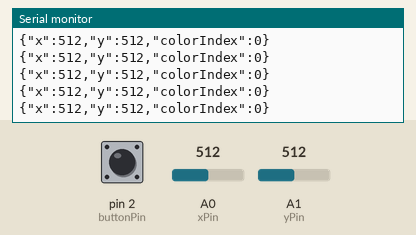
A sketch run on a simulated Arduino Uno, built with avr-gcc and run on an emulated ATmega328P. On the bench: the last lines printed to the serial monitor. The test bench sets the inputs (shaded band); at power-on: A0 (xPin) = 512, A1 (yPin) = 512, pin 2 (buttonPin) HIGH.

Above: at 1.2 s.
1.3 s: A0 (xPin) set to 104
At 2.1 s:
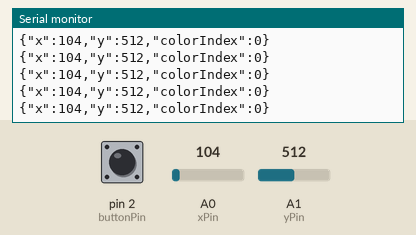
4.3 s: A0 (xPin) set to 90
At 4.8 s:
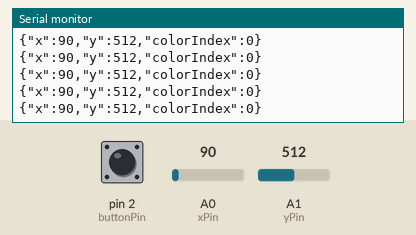
5.8 s: A1 (yPin) set to 110
At 6.9 s:
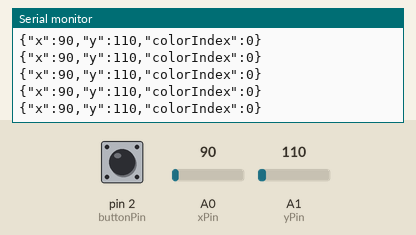
8.8 s: A1 (yPin) set to 91
At 9.8 s:
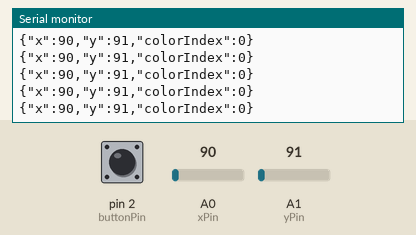
Timing chart, 0 to 11.8 s (numbered marks = the images above; inputs shaded):
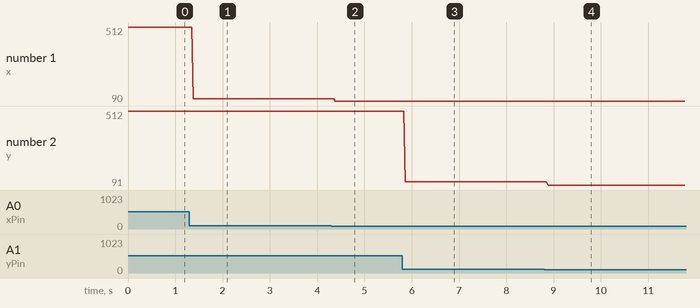

Measured:
- after the input at 1.3 s, the serial monitor: prints a new line after 0.08 s (image 1)
- after the input at 4.3 s, the serial monitor: prints a new line after 0.09 s (image 2)
- after the input at 5.8 s, the serial monitor: prints a new line after 0.06 s (image 3)
- after the input at 8.8 s, the serial monitor: prints a new line after 0.08 s (image 4)
- plotted number 1: 512 → 104 after the input at 1.3 s, 104 → 90 after the input at 4.3 s
- plotted number 2: 512 → 110 after the input at 5.8 s, 110 → 91 after the input at 8.8 s

The sketch:

Controller.ino
```cpp
const int xPin = A0; // Analog joystick X-axis
const int yPin = A1; // Analog joystick Y-axis
const int buttonPin = 2; // Button

int xValue = 0;
int yValue = 0;
bool buttonState = false;
int colorIndex = 0;

void setup() {
  Serial.begin(9600);

  pinMode(xPin, INPUT);
  pinMode(yPin, INPUT);
  pinMode(buttonPin, INPUT_PULLUP);
}

void loop() {
  xValue = analogRead(xPin);
  yValue = analogRead(yPin);
  buttonState = digitalRead(buttonPin);

  if (buttonState == LOW) {
    colorIndex++;
    if (colorIndex > 9) {
      colorIndex = 0;
    }
    delay(200);
  }

  // Format the data as a JSON string
  String jsonString = "{";
  jsonString += "\"x\":" + String(xValue) + ",";
  jsonString += "\"y\":" + String(yValue) + ",";
  jsonString += "\"colorIndex\":" + String(colorIndex) + "}";

  // Send the JSON string over serial
  Serial.println(jsonString);

  delay(10);
}
```
